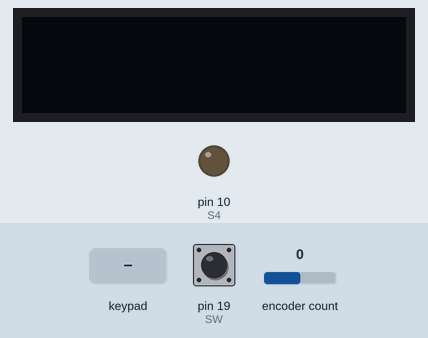
A sketch run on a simulated Arduino Leonardo, built with avr-gcc and run on an emulated ATmega32U4. Parts: 128×32 one-colour display, output pins drawn as LEDs (lit = HIGH). Inputs (shaded band) come from the test bench; at power-on: encoder count 0, pin 19 (SW) HIGH. USB keyboard and mouse output is not drawn; pins used as bus, display or sensor lines are not drawn; what the sketch prints to the serial monitor is not drawn.

Above: at 4.1 s.
4.2 s: keypad keys 1 2 3 4 pressed 0.4 s apart
At 4.9 s:
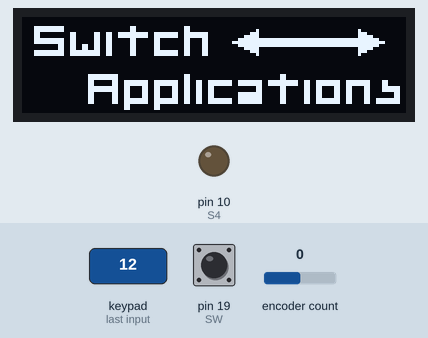
At 6.2 s:
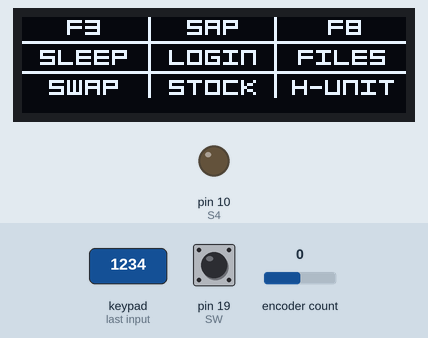
8.6 s: encoder count set to -1
11.6 s: key '9' pressed
14.6 s: key '8' pressed
17.6 s: key '5' pressed
At 19.2 s:
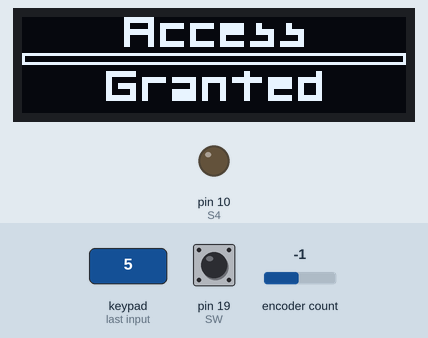
20.6 s: key '6' pressed
At 21.3 s:
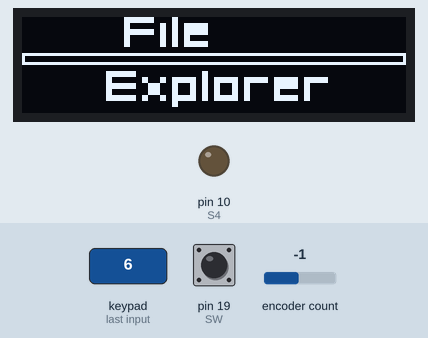
Timing chart, 0 to 23.6 s (numbered marks = the images above; inputs shaded):
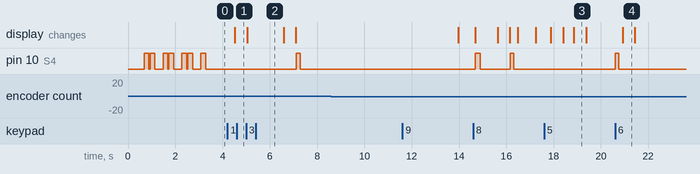

Measured:
- after the input at 4.2 s, pin 10 (S4): LOW → HIGH after 2.9 s, → LOW 0.15 s later; the display: changes after 0.32 s (image 1)
- after the input at 8.6 s, every drawn part: stays the same
- after the input at 17.6 s, the display: first differs from a run without the input after 1.3 s (image 3)
- after the input at 20.6 s, pin 10 (S4): LOW → HIGH at once, → LOW 0.15 s later; the display: changes after 0.32 s (image 4)
- by itself, pin 10 (S4): repeats every 0.80 s: HIGH 0.20 s, LOW 0.35 s, HIGH 0.20 s, LOW 0.05 s
- what the display in image 3 shows lasts 0.5 s, from 18.9 s to 19.4 s

The sketch:

keypad_6_6_22_b.ino
```cpp
// libraries
#include <Wire.h>
#include <Adafruit_SSD1306.h>
#include <Adafruit_GFX.h>
#include <Keypad.h>
#include <Encoder.h>
#include <Bounce2.h>
#include "HID-Project.h"
#include <Fonts/Org_01.h>
// defines
#define SCREEN_WIDTH 128	// OLED display width, in pixels
#define SCREEN_HEIGHT 32	// OLED display height, in pixels
// Declaration for an SSD1306 display connected to I2C (SDA, SCL pins)
#define OLED_RESET     -1	// Reset pin # (or -1 if sharing Arduino reset pin)
Adafruit_SSD1306 display(SCREEN_WIDTH, SCREEN_HEIGHT, &Wire, OLED_RESET);

//Keypad buttons
int R1 = 6;
int R2 = 5;
int R3 = 21;
int R4 = 20;
int C1 = 7;
int C2 = 8;
int C3 = 9;
const byte ROWS = 4;
const byte COLS = 3;
char keys[COLS][ROWS] = {  // define keypad matrix
	{'X','7','4','1'},
	{'*','8','5','2'},
	{'-','9','6','3'}
};
byte rowPins[ROWS] = {R1, R2, R3, R4};
byte colPins[COLS] = {C1, C2, C3};
Keypad kpd = Keypad( makeKeymap(keys), colPins, rowPins, COLS, ROWS);
//State LED pins
int S1 = 15;
int S2 = 14;
int S3 = 16;
int S4 = 10;
const int numStates = 4;
const int States[numStates] = {S1, S2, S3, S4};
int currentState = 0;
int lastDebounceTime = 0;
const int debounceTime = 50;
//Encoder
int SW = 19;
int DT = 2;
int CLK = 18;
Encoder volumeKnob(DT,CLK);
Bounce encoderButton = Bounce(SW,10);
int timeLimit = 500;
long oldPosition = -999;
// user defined functions
void modeLEDDisplay()	{
	digitalWrite(States[currentState], HIGH);
	}
void mapLayer1()	{
	display.clearDisplay();
	display.setTextColor(WHITE);
	display.setTextSize(1);
	display.setFont(&Org_01);
	display.setCursor(15, 5);
	display.println("F3");
	display.setCursor(55, 5);
	display.println("SAP");
	display.setCursor(102, 5);
	display.println("F8");
	display.setCursor(6, 15);
	display.println("SLEEP");
	display.setCursor(49, 15);
	display.println("LOGIN");
	display.setCursor(92, 15);
	display.println("FILES");
	display.setCursor(9, 25);
	display.println("SWAP");
	display.setCursor(49, 25);
	display.println("STOCK");
	display.setCursor(90, 25);
	display.println("H-UNIT");
	display.drawLine(0, 8, 128, 8, 1);
	display.drawLine(42, 0, 42, 26, 1);
	display.drawLine(84, 0, 84, 26, 1);
	display.drawLine(0, 18, 128, 18, 1);
	display.display();
}
void fileFunction()	{
	display.clearDisplay();
	display.setTextColor(WHITE);
	display.setTextSize(2);
	display.setFont(&Org_01);
	display.setCursor(34, 8);
	display.println("File");
	display.drawRect(0, 12, 128, 4, 1);
	display.setCursor(28, 26);
	display.println("Explorer");
	display.display();
	delay(500);
}
void passwordFunction()	{
	display.clearDisplay();
	display.setTextColor(WHITE);
	display.setTextSize(2);
	display.setFont(&Org_01);
	display.setCursor(34, 8);
	display.println("Access");
	display.drawRect(0, 12, 128, 4, 1);
	display.setCursor(28, 26);
	display.println("Granted");
	display.display();
	delay(500);
}
void huFunction()	{
	display.clearDisplay();
	display.setTextColor(WHITE);
	display.setTextSize(2);
	display.setFont(&Org_01);
	display.setCursor(10, 14);
	display.println(F("HU Labels"));
	display.display();
}
void sleepFunction()  {
	display.clearDisplay();
	display.setTextColor(WHITE);
	display.setTextSize(5);
	display.setFont(&Org_01);
	display.setCursor(8, 20);
	display.println("Sleep");
	display.display();
	delay(500);
}
void f8Function()	{
	display.clearDisplay();
	display.setTextColor(WHITE);
	display.setTextSize(6);
	display.setFont(&Org_01);
	display.setCursor(30, 24);
	display.println("F8");
	display.display();
}
void f3Function()	{
	display.clearDisplay();
	display.setTextColor(WHITE);
	display.setTextSize(6);
	display.setFont(&Org_01);
	display.setCursor(30, 24);
	display.println("F3");
	display.display();
}
void inventoryFunction()	{
	display.clearDisplay();
	display.setTextColor(WHITE);
	display.setTextSize(3);
	display.setFont(&Org_01);
	display.setCursor(2, 16);
	display.println("inventory");
	display.fillCircle(3, 24, 2, 1);
	display.fillCircle(15, 22, 2, 1);
	display.fillCircle(27, 24, 2, 1);
	display.fillCircle(39, 22, 2, 1);
	display.fillCircle(51, 24, 2, 1);
	display.fillCircle(63, 22, 2, 1);
	display.fillCircle(75, 24, 2, 1);
	display.fillCircle(87, 22, 2, 1);
	display.fillCircle(99, 24, 2, 1);
	display.fillCircle(111, 22, 2, 1);
	display.fillCircle(123, 24, 2, 1);
	display.display();
	delay(500);
}
void switchFunction()	{
	display.clearDisplay();
	display.setTextColor(WHITE);
	display.setTextSize(2);
	display.setFont(&Org_01);
	display.setCursor(4, 11);
	display.println("Switch");
	display.setCursor(22, 27);
	display.println("Applications");
	display.fillTriangle(70, 8, 78, 12, 78, 4, 1);
	display.fillTriangle(120, 8, 112, 12, 112, 4, 1);
	display.fillRect(79, 7, 33, 3, 1);
	display.display();
	delay(500);
}
void sapFunction()	{
	display.clearDisplay();
	display.setTextColor(WHITE);
	display.setTextSize(2);
	display.setFont(&Org_01);
	display.setCursor(0, 10);
	display.setTextWrap(0);
	display.setCursor(47, 10);
	display.println("SAP");
	display.setTextWrap(0);
	display.setCursor(27, 24);
	display.println("Unlocked");
	display.display();
	delay(500);
}
void left2rightLEDFunction()	{
	int waitTime = 50;
	digitalWrite(S1, HIGH);
	delay(waitTime);
	digitalWrite(S2, HIGH);
	delay(waitTime);
	digitalWrite(S3, HIGH);
	delay(waitTime);
	digitalWrite(S4, HIGH);
	delay(waitTime);
	digitalWrite(S1, LOW);
	delay(waitTime);
	digitalWrite(S2, LOW);
	delay(waitTime);
	digitalWrite(S3, LOW);
	delay(waitTime);
	digitalWrite(S4, LOW);
	delay(waitTime);
	modeLEDDisplay();
}
void right2leftLEDFunction()	{
	int waitTime = 50;
	digitalWrite(S4, HIGH);
	delay(waitTime);
	digitalWrite(S3, HIGH);
	delay(waitTime);
	digitalWrite(S2, HIGH);
	delay(waitTime);
	digitalWrite(S1, HIGH);
	delay(waitTime);
	digitalWrite(S4, LOW);
	delay(waitTime);
	digitalWrite(S3, LOW);
	delay(waitTime);
	digitalWrite(S2, LOW);
	delay(waitTime);
	digitalWrite(S1, LOW);
	delay(waitTime);
	modeLEDDisplay();
}
void LEDslowdownFunction()	{
	digitalWrite(S1, HIGH);
	delay(200);
	digitalWrite(S1, LOW);
	digitalWrite(S2, HIGH);
	delay(300);
	digitalWrite(S2, LOW);
	digitalWrite(S3, HIGH);
	delay(500);
	digitalWrite(S3, LOW);
	digitalWrite(S4, HIGH);
	delay(1000);
	digitalWrite(S4, LOW);
	modeLEDDisplay();
}
void LEDspeedupFunction()	{
	digitalWrite(S1, HIGH);
	delay(800);
	digitalWrite(S1, LOW);
	digitalWrite(S2, HIGH);
	delay(500);
	digitalWrite(S2, LOW);
	digitalWrite(S3, HIGH);
	delay(300);
	digitalWrite(S3, LOW);
	digitalWrite(S4, HIGH);
	delay(200);
	digitalWrite(S4, LOW);
	modeLEDDisplay();
}
void blinkLED1()  {
	digitalWrite(S1, HIGH);
	delay(150);
	digitalWrite(S1, LOW);
	delay(150);
	modeLEDDisplay();
}
void blinkLED2()  {
	digitalWrite(S2, HIGH);
	delay(150);
	digitalWrite(S2, LOW);
	delay(150);
	modeLEDDisplay();
}
void blinkLED3()  {
	digitalWrite(S3, HIGH);
	delay(150);
	digitalWrite(S3, LOW);
	delay(150);
	modeLEDDisplay();
}
void blinkLED4()  {
	digitalWrite(S4, HIGH);
	delay(150);
	digitalWrite(S4, LOW);
	delay(150);
	modeLEDDisplay();
}
void scrollFunction()	{
	display.startscrollright(0x00, 0x0F);
	delay(100);
	display.startscrollleft(0x00, 0x0F);
	delay(100);
	display.startscrollright(0x00, 0x0F);
	delay(100);
	display.startscrollleft(0x00, 0x0F);
	delay(100);
	display.startscrollright(0x00, 0x0F);
	delay(100);
	display.startscrollleft(0x00, 0x0F);
	delay(100);
	display.startscrollright(0x00, 0x0F);
	delay(100);
	display.stopscroll();
	display.display();
}
void setup()	{  // put your setup code here, to run once ........................................SETUP
	Serial.begin(9600);
	if(!display.begin(SSD1306_SWITCHCAPVCC, 0x3C))	{ // Address 0x3D for 128x64
		Serial.println(F("SSD1306 allocation failed"));
	for(;;);
	}
	display.setRotation(2);
	delay(500);
	for(int i = 0; i < numStates; i++)	{
		pinMode(States[i], OUTPUT);
		digitalWrite(States[i], LOW);
	}
	pinMode(CLK, INPUT_PULLUP);
	Keyboard.begin();
//Consumer.begin();
	Serial.print("Ready");
	StartAnimation();
	digitalWrite(States[currentState], HIGH);
}
void StartAnimation()	{
	left2rightLEDFunction();
	right2leftLEDFunction();
	left2rightLEDFunction();
	right2leftLEDFunction();
	left2rightLEDFunction();
	right2leftLEDFunction();
	return;
}
void ChangeState()	{
	digitalWrite(States[currentState], LOW);
	currentState++;
	if (currentState == numStates)	{
		currentState = 0;
	}
	left2rightLEDFunction();
	right2leftLEDFunction();
	digitalWrite(States[currentState], HIGH);
	Serial.print("State Changed. Current State: ");
	Serial.println(currentState);
	delay(100);
	return;
}
void Layout1(char button)	{	//layout 1 of 4
	switch(button)	{
//button col 1 row 4 mode 1
		case '1':
//light LED 2
			blinkLED2();
//keystrokes
			Keyboard.press(KEY_LEFT_ALT);
			Keyboard.press(KEY_TAB);
			Keyboard.releaseAll();
//display button id
			switchFunction();
//return to key legend
			mapLayer1();
			break;
//button col 2 row 4 mode 1
		case '2':
//light LED 3
			blinkLED3();
//keystrokes
			Keyboard.press(KEY_F3);
			Keyboard.releaseAll();
			delay(300);
			Keyboard.press(KEY_LEFT_CTRL);
			Keyboard.print('/');
			Keyboard.releaseAll();
			delay(300);
			Keyboard.print('M');
			Keyboard.print('D');
			Keyboard.print('0');
			Keyboard.print('4');
			delay(600);
			Keyboard.press(KEY_ENTER);
			Keyboard.releaseAll();
//display button id
			inventoryFunction();
//return to key legend
			mapLayer1();
			break;
//button col 3 row 4 mode 1
		case '3':
//light LED 4
			blinkLED4();
//keystrokes
			Keyboard.press(KEY_F3);
			Keyboard.releaseAll();
			delay(300);
			Keyboard.press(KEY_LEFT_CTRL);
			Keyboard.print('/');
			Keyboard.releaseAll();
			delay(300);
			Keyboard.print('Z');
			Keyboard.print('H');
			Keyboard.print('U');
			Keyboard.print('L');
			Keyboard.print('B');
			Keyboard.print('L');
			delay(600);
			Keyboard.press(KEY_ENTER);
			Keyboard.releaseAll();
			delay(4000);
			Keyboard.press(KEY_TAB);
			Keyboard.releaseAll();
			delay(400);
			Keyboard.press(KEY_TAB);
			Keyboard.releaseAll();
			Keyboard.print('1');
			delay(300);
			Keyboard.press(KEY_F8);
			Keyboard.releaseAll();
			delay(300);
			Keyboard.press(KEY_F3);
			Keyboard.releaseAll();
			delay(300);
//display button id
			huFunction();
// Scroll
			scrollFunction();
//return to key legend
			mapLayer1();
			break;
//button col 1 row3 mode 1
		case '4':
//light LED 2
			blinkLED2();
//keystrokes
			Keyboard.press(KEY_LEFT_GUI);
			Keyboard.print('l');
			Keyboard.releaseAll();
//display button id
			sleepFunction();
//return to key legend
			mapLayer1();
			break;
//button col 2 row 3 mode 1
		case '5':
//light LED 3
			blinkLED3();
//keystrokes
			Keyboard.print("@lphaT3ch");
			delay(100);
			Keyboard.press(KEY_RETURN);
			Keyboard.releaseAll();
//display button id
			passwordFunction();
//return to key legend
			mapLayer1();
			break;
//button col 3 row 3 mode 1
		case '6':
//light LED 4
			blinkLED4();
//keystrokes
			Keyboard.press(KEY_LEFT_GUI);
			Keyboard.print('e');
			Keyboard.releaseAll();
//display button id
			fileFunction();
//return to key legend
			mapLayer1();
			break;
//button col 1 row 2 mode 1
		case '7':
//light LED 2
			blinkLED2();
//Keystrokes
			Keyboard.press(KEY_F3);
			Keyboard.releaseAll();
//display button id
			f3Function();
//scroll
			scrollFunction();
//return to key legend
			mapLayer1();
			break;
//button col 2 row 2 mode 1
		case '8':
//light LED 3
			blinkLED3();
//keystrokes
			Keyboard.print("xrandellr");
			delay(100);
			Keyboard.press(KEY_TAB);
			delay(100);
			Keyboard.print("Sap2l0gin=");
			delay(100);
			Keyboard.press(KEY_RETURN);
			Keyboard.releaseAll();
//display button id
			sapFunction();
//return to key legend
			mapLayer1();
			break;
//button col 3 row 2 mode 1
		case '9':
//light LED 4
			blinkLED4();
//keystrokes
			Keyboard.press(KEY_F8);
			Keyboard.releaseAll();
//display button id
			f8Function();
//scroll
			scrollFunction();
//return to main menu
			mapLayer1();
			break;
	};
}
void Layout2(char button)	{	//layout 2 of 4
	switch(button)	{
		case '1':
			Keyboard.print('1');
			break;
		case '2':
			Keyboard.print('2');
			break;
		case '3':
			Keyboard.print('3');
			break;
		case '4':
			Keyboard.print('4');
			break;
		case '5':
			Keyboard.print('5');
			break;
		case '6':
			Keyboard.print('6');
			break;
		case '7':
			Keyboard.print('7');
			break;
		case '8':
			Keyboard.print('8');
			break;
		case '9':
			Keyboard.print('9');
			break;
	};
}
void Layout3(char button)	{	//layout 3 of 4
	switch(button)	{
		case '1':
			Keyboard.print('7');
			break;
		case '2':
			Keyboard.print('8');
			break;
		case '3':
			Keyboard.print('9');
			break;
		case '4':
			Keyboard.print('4');
			break;
		case '5':
			Keyboard.print('5');
			break;
		case '6':
			Keyboard.print('6');
			break;
		case '7':
			Keyboard.print('1');
			break;
		case '8':
			Keyboard.print('2');
			break;
		case '9':
			Keyboard.print('3');
			break;
	};
}
void Layout4(char button)	{	//layout 4 of 4
	switch(button)	{
		case '1':
			Keyboard.print('1');
			break;
		case '2':
			Keyboard.print('2');
			break;
		case '3':
			Keyboard.print('3');
			break;
		case '4':
			Keyboard.print('4');
			break;
		case '5':
			Keyboard.print('5');
			break;
		case '6':
			Keyboard.print('6');
			break;
		case '7':
			Keyboard.print('7');
			break;
		case '8':
			Keyboard.print('8');
			break;
		case '9':
			Keyboard.print('9');
			break;
	};
}
void loop()	{	// code that loops ...............................................................LOOP
//check the key matrix first
	char key = kpd.getKey();
	if(key)	{
		switch(key)	{
			case '-':
				ChangeState();
				break;
			case '*':
				Keyboard.press(KEY_RIGHT_CTRL);
				Keyboard.press('s');
				delay(10);
				Keyboard.releaseAll();
				break;
			default:
		switch(currentState) {
			case 0:
				Layout1(key);
				break;
			case 1:
				Layout2(key);
				break;
			case 2:
				Layout3(key);
				break;
			case 3:
				Layout4(key);
				break;
			}
		}
	}
//check the encoder button
	if(encoderButton.update())	{
		if(encoderButton.fallingEdge())	{
			int fall = millis();
			while(!encoderButton.update())	{
				if(encoderButton.risingEdge())	{
					int rise = millis();
//Serial.println(rise - fall);
					if(rise - fall > timeLimit)	{
						Consumer.write(MEDIA_NEXT);
						Serial.print("Next");
						LEDspeedupFunction();
					}
					else	{
						Consumer.write(MEDIA_PLAY_PAUSE);
						Serial.print("Play/Pause");
						LEDslowdownFunction();
					}
				}
				Keyboard.releaseAll();
			}
		}
	}
//check encoder rotation
	long newPosition = volumeKnob.read();
	if(newPosition != oldPosition)	{
		Serial.print(newPosition);
    if((newPosition - oldPosition) > 0)	{
//volumeup
			Serial.println("volume up");
			Consumer.write(MEDIA_VOLUME_UP);
			left2rightLEDFunction();
    }
    else	{
//volumedown
			Serial.println("volume down");
			Consumer.write(MEDIA_VOLUME_DOWN);
			Consumer.write(MEDIA_VOLUME_DOWN);
			Consumer.write(MEDIA_VOLUME_DOWN);
			right2leftLEDFunction();
    }
		oldPosition = newPosition;
		Keyboard.releaseAll();
    delay(200); //a delay of 200 seems to be the sweet spot for this encoder.
	}
}
```
